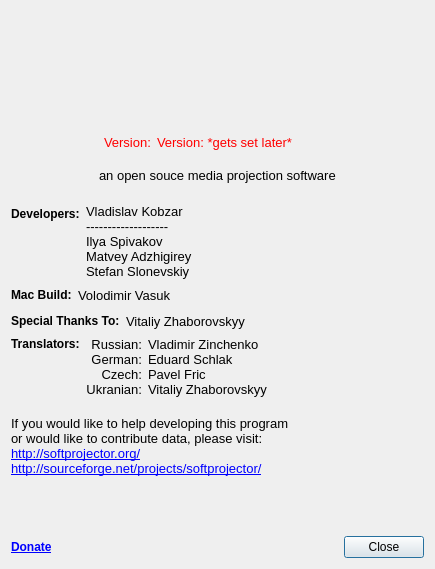
<?xml version="1.0" encoding="UTF-8"?>
<ui version="4.0">
 <class>AboutDialog</class>
 <widget class="QDialog" name="AboutDialog">
  <property name="geometry">
   <rect>
    <x>0</x>
    <y>0</y>
    <width>435</width>
    <height>569</height>
   </rect>
  </property>
  <property name="windowTitle">
   <string>About softProjecor</string>
  </property>
  <layout class="QVBoxLayout" name="verticalLayout">
   <item>
    <layout class="QGridLayout" name="gridLayout_7">
     <item row="0" column="0">
      <layout class="QGridLayout" name="gridLayout_4">
       <item row="0" column="0">
        <spacer name="horizontalSpacer">
         <property name="orientation">
          <enum>Qt::Horizontal</enum>
         </property>
         <property name="sizeHint" stdset="0">
          <size>
           <width>13</width>
           <height>108</height>
          </size>
         </property>
        </spacer>
       </item>
       <item row="0" column="1">
        <widget class="QLabel" name="label">
         <property name="font">
          <font>
           <pointsize>15</pointsize>
           <weight>75</weight>
           <bold>true</bold>
          </font>
         </property>
         <property name="text">
          <string/>
         </property>
         <property name="pixmap">
          <pixmap resource="softprojector.qrc">:/icons/icons/softprojector_cloud.png</pixmap>
         </property>
        </widget>
       </item>
       <item row="0" column="2" rowspan="2">
        <spacer name="horizontalSpacer_2">
         <property name="orientation">
          <enum>Qt::Horizontal</enum>
         </property>
         <property name="sizeHint" stdset="0">
          <size>
           <width>17</width>
           <height>148</height>
          </size>
         </property>
        </spacer>
       </item>
       <item row="1" column="1">
        <layout class="QGridLayout" name="gridLayout_3">
         <item row="0" column="0">
          <widget class="QLabel" name="label_3">
           <property name="palette">
            <palette>
             <active>
              <colorrole role="WindowText">
               <brush brushstyle="SolidPattern">
                <color alpha="255">
                 <red>255</red>
                 <green>0</green>
                 <blue>0</blue>
                </color>
               </brush>
              </colorrole>
             </active>
             <inactive>
              <colorrole role="WindowText">
               <brush brushstyle="SolidPattern">
                <color alpha="255">
                 <red>255</red>
                 <green>0</green>
                 <blue>0</blue>
                </color>
               </brush>
              </colorrole>
             </inactive>
             <disabled>
              <colorrole role="WindowText">
               <brush brushstyle="SolidPattern">
                <color alpha="255">
                 <red>118</red>
                 <green>116</green>
                 <blue>108</blue>
                </color>
               </brush>
              </colorrole>
             </disabled>
            </palette>
           </property>
           <property name="font">
            <font>
             <pointsize>10</pointsize>
            </font>
           </property>
           <property name="text">
            <string>Version:</string>
           </property>
          </widget>
         </item>
         <item row="0" column="1">
          <widget class="QLabel" name="version_label">
           <property name="palette">
            <palette>
             <active>
              <colorrole role="WindowText">
               <brush brushstyle="SolidPattern">
                <color alpha="255">
                 <red>255</red>
                 <green>0</green>
                 <blue>0</blue>
                </color>
               </brush>
              </colorrole>
             </active>
             <inactive>
              <colorrole role="WindowText">
               <brush brushstyle="SolidPattern">
                <color alpha="255">
                 <red>255</red>
                 <green>0</green>
                 <blue>0</blue>
                </color>
               </brush>
              </colorrole>
             </inactive>
             <disabled>
              <colorrole role="WindowText">
               <brush brushstyle="SolidPattern">
                <color alpha="255">
                 <red>118</red>
                 <green>116</green>
                 <blue>108</blue>
                </color>
               </brush>
              </colorrole>
             </disabled>
            </palette>
           </property>
           <property name="font">
            <font>
             <pointsize>10</pointsize>
            </font>
           </property>
           <property name="text">
            <string notr="true">Version: *gets set later*</string>
           </property>
          </widget>
         </item>
         <item row="0" column="2">
          <spacer name="horizontalSpacer_4">
           <property name="orientation">
            <enum>Qt::Horizontal</enum>
           </property>
           <property name="sizeHint" stdset="0">
            <size>
             <width>40</width>
             <height>13</height>
            </size>
           </property>
          </spacer>
         </item>
        </layout>
       </item>
      </layout>
     </item>
     <item row="1" column="0">
      <layout class="QGridLayout" name="gridLayout_6">
       <item row="0" column="0">
        <spacer name="horizontalSpacer_5">
         <property name="orientation">
          <enum>Qt::Horizontal</enum>
         </property>
         <property name="sizeHint" stdset="0">
          <size>
           <width>40</width>
           <height>20</height>
          </size>
         </property>
        </spacer>
       </item>
       <item row="0" column="1">
        <widget class="QLabel" name="label_2">
         <property name="font">
          <font>
           <pointsize>10</pointsize>
          </font>
         </property>
         <property name="text">
          <string>an open souce media projection software</string>
         </property>
        </widget>
       </item>
       <item row="0" column="2">
        <spacer name="horizontalSpacer_6">
         <property name="orientation">
          <enum>Qt::Horizontal</enum>
         </property>
         <property name="sizeHint" stdset="0">
          <size>
           <width>40</width>
           <height>20</height>
          </size>
         </property>
        </spacer>
       </item>
      </layout>
     </item>
    </layout>
   </item>
   <item>
    <spacer name="verticalSpacer_2">
     <property name="orientation">
      <enum>Qt::Vertical</enum>
     </property>
     <property name="sizeType">
      <enum>QSizePolicy::Fixed</enum>
     </property>
     <property name="sizeHint" stdset="0">
      <size>
       <width>20</width>
       <height>13</height>
      </size>
     </property>
    </spacer>
   </item>
   <item>
    <layout class="QGridLayout" name="gridLayout_2">
     <item row="0" column="0">
      <widget class="QLabel" name="label_4">
       <property name="font">
        <font>
         <weight>75</weight>
         <bold>true</bold>
        </font>
       </property>
       <property name="text">
        <string>Developers:</string>
       </property>
      </widget>
     </item>
     <item row="0" column="1" rowspan="2">
      <widget class="QLabel" name="label_5">
       <property name="font">
        <font>
         <pointsize>10</pointsize>
        </font>
       </property>
       <property name="text">
        <string>Vladislav Kobzar
-------------------
Ilya Spivakov
Matvey Adzhigirey
Stefan Slonevskiy</string>
       </property>
      </widget>
     </item>
     <item row="1" column="0">
      <spacer name="verticalSpacer_4">
       <property name="orientation">
        <enum>Qt::Vertical</enum>
       </property>
       <property name="sizeHint" stdset="0">
        <size>
         <width>20</width>
         <height>18</height>
        </size>
       </property>
      </spacer>
     </item>
     <item row="0" column="2">
      <spacer name="horizontalSpacer_7">
       <property name="orientation">
        <enum>Qt::Horizontal</enum>
       </property>
       <property name="sizeHint" stdset="0">
        <size>
         <width>40</width>
         <height>20</height>
        </size>
       </property>
      </spacer>
     </item>
    </layout>
   </item>
   <item>
    <layout class="QHBoxLayout" name="horizontalLayout">
     <item>
      <widget class="QLabel" name="label_13">
       <property name="font">
        <font>
         <weight>75</weight>
         <bold>true</bold>
        </font>
       </property>
       <property name="text">
        <string>Mac Build:</string>
       </property>
      </widget>
     </item>
     <item>
      <widget class="QLabel" name="label_12">
       <property name="font">
        <font>
         <pointsize>10</pointsize>
        </font>
       </property>
       <property name="text">
        <string>Volodimir Vasuk</string>
       </property>
      </widget>
     </item>
     <item>
      <spacer name="horizontalSpacer_10">
       <property name="orientation">
        <enum>Qt::Horizontal</enum>
       </property>
       <property name="sizeHint" stdset="0">
        <size>
         <width>40</width>
         <height>20</height>
        </size>
       </property>
      </spacer>
     </item>
    </layout>
   </item>
   <item>
    <layout class="QHBoxLayout" name="horizontalLayout_3">
     <item>
      <widget class="QLabel" name="label_10">
       <property name="font">
        <font>
         <weight>75</weight>
         <bold>true</bold>
        </font>
       </property>
       <property name="text">
        <string>Special Thanks To:</string>
       </property>
      </widget>
     </item>
     <item>
      <widget class="QLabel" name="label_11">
       <property name="font">
        <font>
         <pointsize>10</pointsize>
        </font>
       </property>
       <property name="text">
        <string>Vitaliy Zhaborovskyy</string>
       </property>
      </widget>
     </item>
     <item>
      <spacer name="horizontalSpacer_8">
       <property name="orientation">
        <enum>Qt::Horizontal</enum>
       </property>
       <property name="sizeHint" stdset="0">
        <size>
         <width>40</width>
         <height>20</height>
        </size>
       </property>
      </spacer>
     </item>
    </layout>
   </item>
   <item>
    <layout class="QGridLayout" name="gridLayout">
     <item row="0" column="0">
      <widget class="QLabel" name="label_6">
       <property name="font">
        <font>
         <weight>75</weight>
         <bold>true</bold>
        </font>
       </property>
       <property name="text">
        <string>Translators:</string>
       </property>
      </widget>
     </item>
     <item row="0" column="1" rowspan="2">
      <widget class="QLabel" name="label_7">
       <property name="font">
        <font>
         <pointsize>10</pointsize>
        </font>
       </property>
       <property name="text">
        <string>Russian:
German:
Czech:
Ukranian:</string>
       </property>
       <property name="alignment">
        <set>Qt::AlignRight|Qt::AlignTrailing|Qt::AlignVCenter</set>
       </property>
      </widget>
     </item>
     <item row="0" column="2" rowspan="2">
      <widget class="QLabel" name="label_8">
       <property name="font">
        <font>
         <pointsize>10</pointsize>
        </font>
       </property>
       <property name="text">
        <string>Vladimir Zinchenko
Eduard Schlak
Pavel Fric
Vitaliy Zhaborovskyy</string>
       </property>
      </widget>
     </item>
     <item row="0" column="3" rowspan="2">
      <spacer name="horizontalSpacer_3">
       <property name="orientation">
        <enum>Qt::Horizontal</enum>
       </property>
       <property name="sizeHint" stdset="0">
        <size>
         <width>40</width>
         <height>20</height>
        </size>
       </property>
      </spacer>
     </item>
     <item row="1" column="0">
      <spacer name="verticalSpacer_3">
       <property name="orientation">
        <enum>Qt::Vertical</enum>
       </property>
       <property name="sizeHint" stdset="0">
        <size>
         <width>20</width>
         <height>18</height>
        </size>
       </property>
      </spacer>
     </item>
    </layout>
   </item>
   <item>
    <spacer name="verticalSpacer_6">
     <property name="orientation">
      <enum>Qt::Vertical</enum>
     </property>
     <property name="sizeType">
      <enum>QSizePolicy::Fixed</enum>
     </property>
     <property name="sizeHint" stdset="0">
      <size>
       <width>20</width>
       <height>13</height>
      </size>
     </property>
    </spacer>
   </item>
   <item>
    <widget class="QLabel" name="label_9">
     <property name="font">
      <font>
       <pointsize>10</pointsize>
      </font>
     </property>
     <property name="text">
      <string>If you would like to help developing this program&lt;br&gt;
or would like to contribute data, please visit:&lt;br&gt;
&lt;a href=&quot;http://softprojector.org/&quot;&gt;http://softprojector.org/&lt;/a&gt;
&lt;br&gt;
&lt;a href=&quot;http://sourceforge.net/projects/softprojector/&quot;&gt;http://sourceforge.net/projects/softprojector/&lt;/a&gt;</string>
     </property>
     <property name="openExternalLinks">
      <bool>true</bool>
     </property>
    </widget>
   </item>
   <item>
    <spacer name="verticalSpacer">
     <property name="orientation">
      <enum>Qt::Vertical</enum>
     </property>
     <property name="sizeHint" stdset="0">
      <size>
       <width>125</width>
       <height>27</height>
      </size>
     </property>
    </spacer>
   </item>
   <item>
    <layout class="QHBoxLayout" name="horizontalLayout_2">
     <item>
      <widget class="QLabel" name="labelDonate">
       <property name="font">
        <font>
         <weight>75</weight>
         <bold>true</bold>
        </font>
       </property>
       <property name="text">
        <string>&lt;a href=&quot;https://www.paypal.com/cgi-bin/webscr?cmd=_s-xclick&amp;hosted_button_id=FPCLPXFMH9XP4&quot;&gt;Donate&lt;/a&gt;</string>
       </property>
       <property name="openExternalLinks">
        <bool>true</bool>
       </property>
      </widget>
     </item>
     <item>
      <spacer name="horizontalSpacer_9">
       <property name="orientation">
        <enum>Qt::Horizontal</enum>
       </property>
       <property name="sizeHint" stdset="0">
        <size>
         <width>40</width>
         <height>20</height>
        </size>
       </property>
      </spacer>
     </item>
     <item>
      <widget class="QPushButton" name="pushButton">
       <property name="text">
        <string>Close</string>
       </property>
      </widget>
     </item>
    </layout>
   </item>
  </layout>
 </widget>
 <resources>
  <include location="softprojector.qrc"/>
 </resources>
 <connections/>
</ui>
